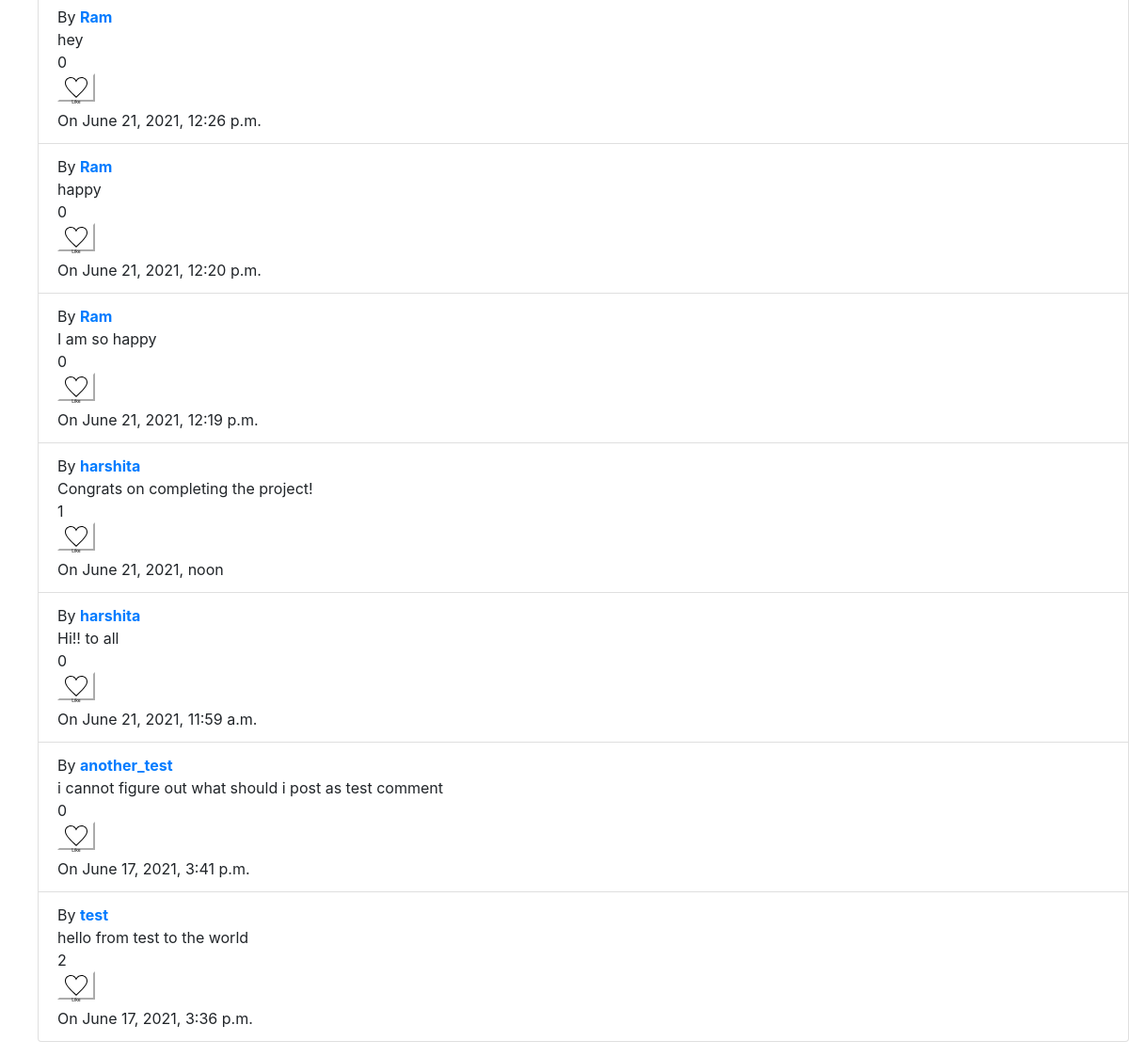
Before: / (lower part) with the older database file.
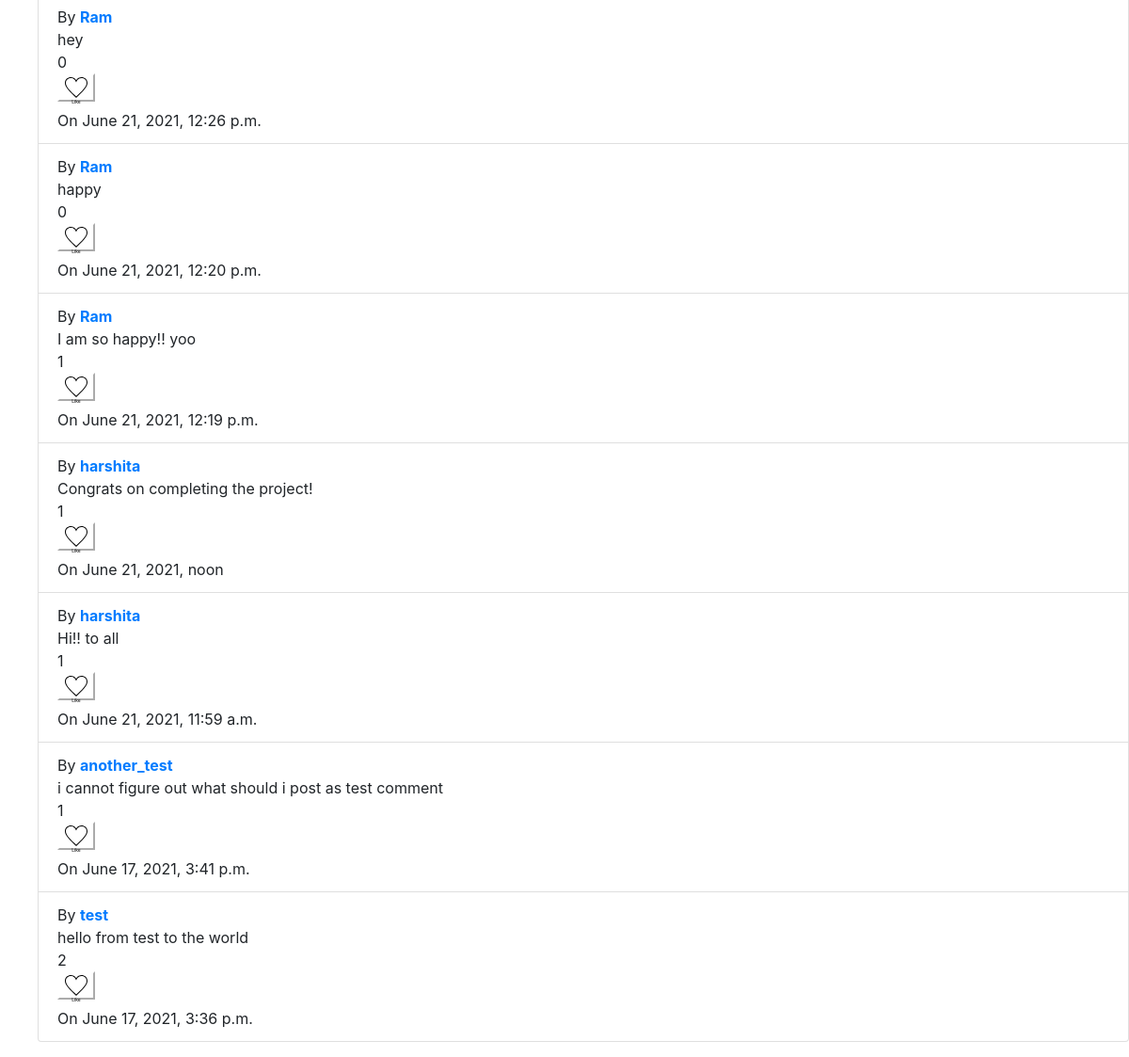
After: the same page with the newer database file.
### network/models.py (models this page shows, shortened)
class Post(models.Model):
    user = models.ForeignKey(User,on_delete = models.CASCADE, related_name = "posts")
    data = models.TextField(null = True)
    time = models.DateTimeField()
    likers = models.ManyToManyField(User, related_name = "liked_posts")

class User(AbstractUser):
    pass

### network/views.py (the view)
# urls.py: path("", views.index, name="index"),
def index(request):
    entries = Post.objects.order_by('pk')
    entries = entries.reverse()
    if request.user.is_authenticated:
        userobj = User.objects.get(pk=request.user.id)
    else:
        userobj = User.objects.get(pk=1)
    paginator = Paginator(entries, 10)
    if request.GET.get("page") != None:
        try:
            entries = paginator.page(request.GET.get("page")).object_list
            page_obj = paginator.get_page(request.GET.get("page"))
        except:
            entries = paginator.page(1).object_list
            page_obj = paginator.get_page(1)
    else:
        entries = paginator.page(1).object_list
        page_obj = paginator.get_page(1)
    ids = entries.values_list('pk',flat = True)
    ids = list(ids)
    ids.sort()
    ids.reverse()
    return render(request, "network/index.html",{
        "entries":list(entries),
        "userobj":userobj,
        "ids":ids,
        "add_info":"all_posts",
        "page_obj":page_obj
    })

### network/templates/network/index.html (shortened to what this page needs)
{% extends "network/layout.html" %}
{% load static %}
{% block body %}
    <ul>
    {% for entry in entries %}
        <li class="list-group-item">
            By <a href="{% url 'profile' entry.user.id %}"><strong>{{entry.user}}</strong></a><br>
              <div class="view_one">
                <div class = "para" >{{entry.data}}</div>
                <div id ="{{entry.id}}">
                  {{entry.likers.count}}
                </div>
                {% if userobj in entry.likers.all %}
                <form class= "likeunlike">
                    <div style="display: block;"  class="two" id={{entry.id}}>
                      {% csrf_token %}
                      <input type="hidden" class="entry_id" name="entry_id" value="{{entry.id}}">
                      <input type="hidden" class="liked" name="liked" value="no">
                      <button class="unlikebuttonsmall"  type="submit" class="btn btn-outline-danger" btn btn-primary btn-sm>
                        <svg xmlns="http://www.w3.org/2000/svg" width="24" height="24" viewBox="0 0 24 24"><path d="M12 4.419c-2.826-5.695-11.999-4.064-11.999 3.27 0 7.27 9.903 10.938 11.999 15.311 2.096-4.373 12-8.041 12-15.311 0-7.327-9.17-8.972-12-3.27z"/></svg>
                        Unlike
                      </button>
                    </div>
                    <div style="display: none;" class="one" id={{entry.id}}>
                      {% csrf_token %}
                      <input type="hidden" class="entry_id" name="entry_id" value="{{entry.id}}">
                        <button class="likebuttonsmall"  type="submit" class="btn btn-outline-danger" btn btn-primary btn-sm>
                          <svg width="24" height="24" xmlns="http://www.w3.org/2000/svg" fill-rule="evenodd" clip-rule="evenodd"><path d="M12 21.593c-5.63-5.539-11-10.297-11-14.402 0-3.791 3.068-5.191 5.281-5.191 1.312 0 4.151.501 5.719 4.457 1.59-3.968 4.464-4.447 5.726-4.447 2.54 0 5.274 1.621 5.274 5.181 0 4.069-5.136 8.625-11 14.402m5.726-20.583c-2.203 0-4.446 1.042-5.726 3.238-1.285-2.206-3.522-3.248-5.719-3.248-3.183 0-6.281 2.187-6.281 6.191 0 4.661 5.571 9.429 12 15.809 6.43-6.38 12-11.148 12-15.809 0-4.011-3.095-6.181-6.274-6.181"/></svg>
                          Like
                        </button>
                    </div>
                </form>
              {% else %}
                <form class="likeunlike">
                    <div style="display: block;" class="one" id={{entry.id}}>
                        <button class="likebuttonsmall"  type="submit" class="btn btn-outline-danger" btn btn-primary btn-sm>
                          Like
                        </button>
                    </div>
                </form>
                {% endif %}
                On {{entry.time}}
                <br>
            </div>
        </li>
    {% endfor %}
  </ul>
{% endblock %}

Changed rows visible on the page:
changed Post: data "I am so happy" → "I am so happy!! yoo"; likers.count "0" → "1"
computed for Post "Hi!! to all": likers.count "0" → "1"
computed for Post "i cannot figure out what should i post as test comment": likers.count "0" → "1"
